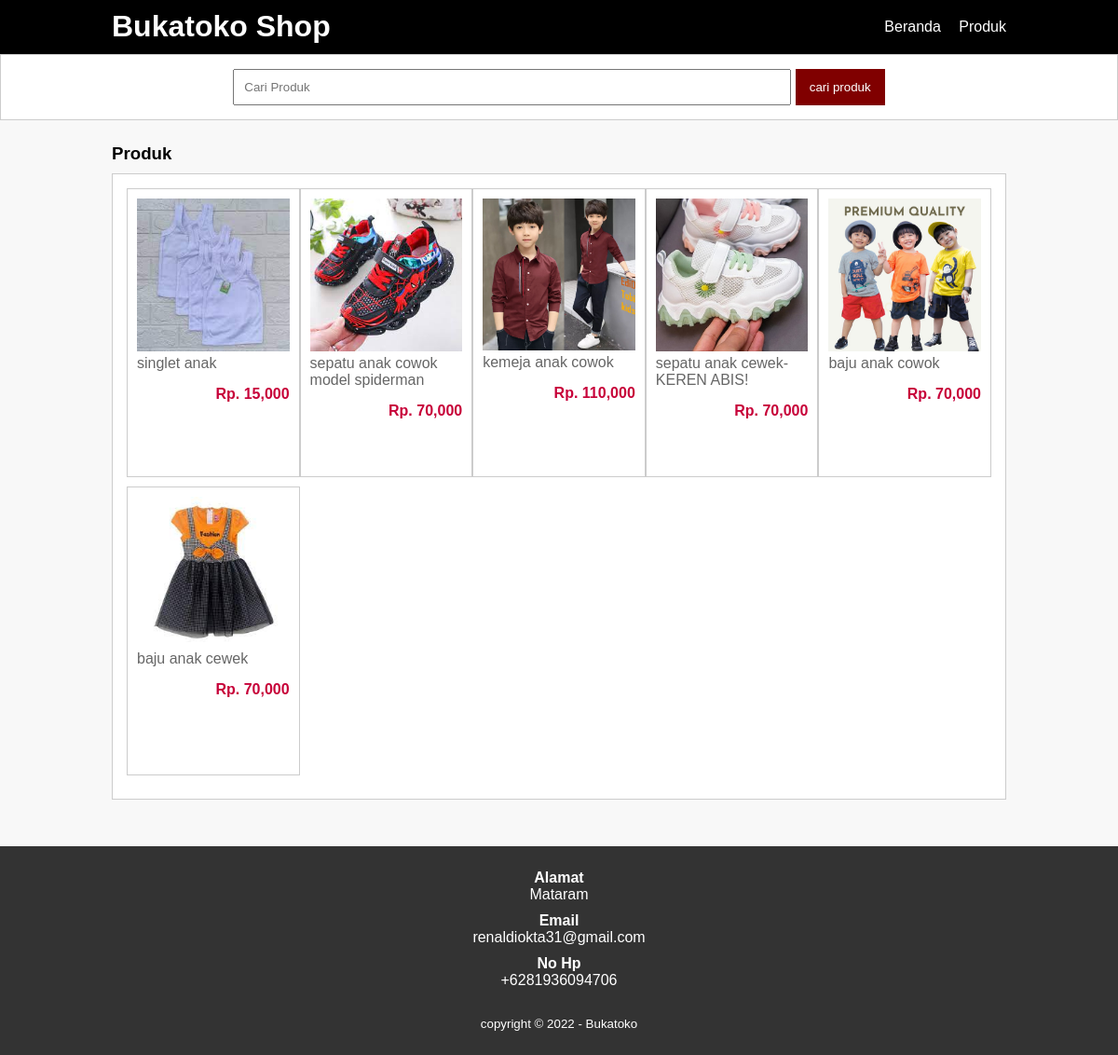
The app's page /produk.php?kat=15 with its own data.
### tables this page shows
CREATE TABLE `tb_produk` (
  `produk_id` int(11) NOT NULL,
  `category_id` int(11) NOT NULL,
  `produk_name` varchar(100) NOT NULL,
  `produk_price` int(11) NOT NULL,
  `produk_deskripsi` text NOT NULL,
  `produk_image` varchar(100) NOT NULL,
  `produk_status` tinyint(1) NOT NULL,
  `data_created` timestamp NOT NULL DEFAULT current_timestamp()
);

### produk.php (the view, shortened to what this page needs)
<?php
include 'db.php';
$kontak = mysqli_query($conn, "SELECT admin_telp, admin_email, admin_address FROM tb_admin WHERE admin_id = 1 ");
$a = mysqli_fetch_object($kontak);
?>
<!DOCTYPE html>
<html lang="en">
<head>
    <link rel="stylesheet"  href="style.css">
</head>
<body>
    <header>
        <div class="container">
        <h1><a href="index.php">Bukatoko Shop</a></h1>
            <ul>
                <li><a href="index.php">Beranda</a></li>
                <li><a href="produk.php">Produk</a></li>
            </ul>
        </div>
    </header>
    <div class="search">
        <div class="container">
            <form action="produk.php ">
                <input type="text" name="search" placeholder="Cari Produk" value="<?php echo $_GET['search'] ?>">
                <input type="submit" name="cari" value="cari produk">
            </form>
        </div>
    </div>
    <div class="section">
        <div class="container">
            <h3>Produk </h3>
            <div class="box">
                <?php
                    if($_GET['search'] != '' || $_GET['kat'] !=''){
                        $where ="AND produk_name LIKE '%".$_GET['search']."%' AND category_id LIKE '%".$_GET['kat'] ."%' ";
                    }
                    $produk = mysqli_query($conn, "SELECT * FROM tb_produk WHERE produk_status = 1 $where ORDER BY produk_id DESC  ");
                    if(mysqli_num_rows($produk) > 0){
                        while($p = mysqli_fetch_array($produk)){
                ?>
                    <a href="detail-produk.php?id=<?php echo $p['produk_id'] ?>">
                    <div class="col-4">
                        <img src="produk/<?php echo $p['produk_image'] ?>">
                        <p class="nama"><?php echo substr($p['produk_name'],0,50) ?></p>
                        <p class="harga">Rp. <?php echo number_format($p['produk_price'])  ?></p>
                    </div>
                    </a>
                <?php } }else { ?>
                    <p>Produk Tidak Ada</P>
                <?php } ?>
            </div>
        </div>
    </div>
    <div class="footer">
        <div class="container">
            <h4>Alamat</h4>
            <p><?php echo $a -> admin_address ?></p>
            <h4>Email</h4>
            <p><?php echo $a -> admin_email ?></p>
            <h4>No Hp</h4>
            <p><?php echo $a -> admin_telp ?></p><br>
            <small>copyright &copy; 2022 - Bukatoko </small>
        </div>
    </div>
</body>
</html>

### style.css (style rules this page uses)
* { padding: 0; margin: 0; font-family: Verdana, Geneva, Tahoma, sans-serif; }
body { background-color: #f8f8f8; }
a { color :inherit; text-decoration: none; }
header { background-color:black; color: white; }
header h1 { float: left; padding: 10px 0; }
header ul { float: right; }
header ul li { display: inline-block; }
header ul li a { padding: 20px 0 20px 15px; display: inline-block; }
.container { width: 80%; margin: 0 auto; }
.container:after { content: ""; display: block; clear: both; }
.section { padding: 25px 0; }
.box { background-color: white; border: 1px solid #ccc; padding: 15px; box-sizing: border-box; margin: 10px 0 25px 0; }
.box:after { content: ''; display: block; clear: both; }
.box p { padding-bottom: 10px; color: black; }
.search { padding: 15px 0; background-color: white; border: 1px solid #ccc; text-align: center; }
.search input[type=text] { width: 60%; padding: 10px; }
.search input[type=submit] { padding: 12px 15px; background-color: maroon; color: white; border: none; cursor: pointer; }
.col-4 { width: 20%; height: 310px; border: 1px solid #ccc; float: left; padding: 10px; box-sizing: border-box; margin-bottom: 10px; }
.col-4 img { width: 100%; }
.col-4 .nama { color: #666; margin-bottom: 5px; }
.col-4 .harga { font-weight: bold; color: #c70039; float: right; }
.footer { padding: 25px 0; background-color: #333; color: #fff; text-align: center; }
.footer p { margin-bottom: 10px; }

### records on screen
tb_produk: produk_image (picture), produk_name "singlet anak", produk_price "15,000"
tb_produk: produk_image (picture), produk_name "sepatu anak cowok model spiderman", produk_price "70,000"
tb_produk: produk_image (picture), produk_name "kemeja anak cowok", produk_price "110,000"
tb_produk: produk_image (picture), produk_name "sepatu anak cewek- KEREN ABIS!", produk_price "70,000"
tb_produk: produk_image (picture), produk_name "baju anak cowok", produk_price "70,000"
tb_produk: produk_image (picture), produk_name "baju anak cewek", produk_price "70,000"

### other values on screen
$a -> admin_address "Mataram"
$a -> admin_email "renaldiokta31@gmail.com"
$a -> admin_telp "+6281936094706"
